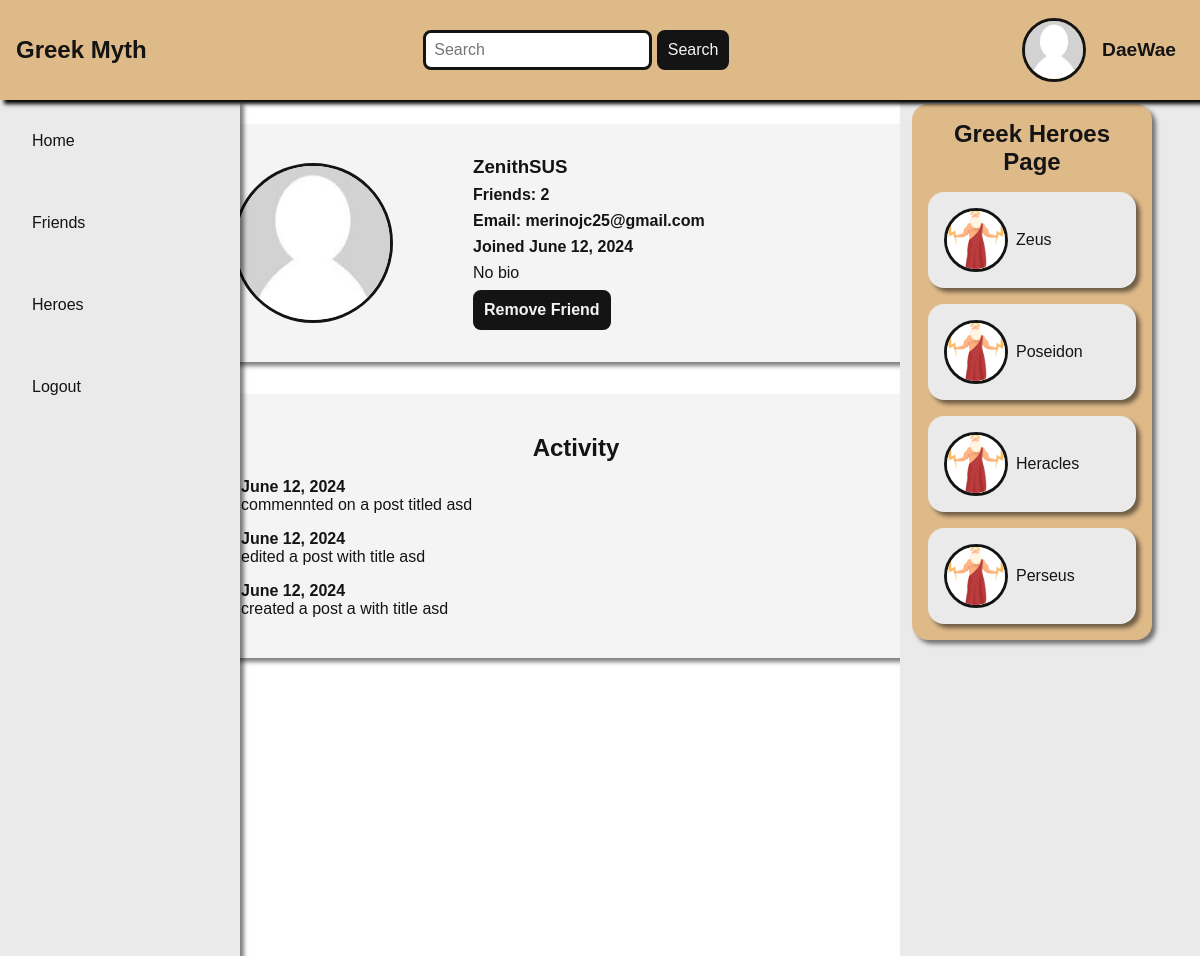
Page /user/profile.php?user_id=66690a8bafcdb (signed in) on the committed database.
### tables this page shows
CREATE TABLE `users` (
  `user_id` varchar(36) NOT NULL,
  `username` varchar(225) NOT NULL,
  `email` varchar(225) NOT NULL,
  `password` varchar(225) NOT NULL,
  `profile_pic` varchar(225) DEFAULT NULL,
  `bio` varchar(36) DEFAULT NULL,
  `token` varchar(225) NOT NULL,
  `joined_at` datetime NOT NULL DEFAULT current_timestamp()
);

CREATE TABLE `activities` (
  `activity_id` int(11) NOT NULL,
  `post_id` varchar(36) DEFAULT NULL,
  `comment_id` varchar(36) DEFAULT NULL,
  `user_id` varchar(36) NOT NULL,
  `activity` varchar(225) NOT NULL,
  `timestamp` timestamp NOT NULL DEFAULT current_timestamp()
);

### queries/friend.php (called while the page is built, shortened)
<?php
    function getTotalFriends($conn, $userId) {
        $sql = "SELECT COUNT(*) AS total FROM friends WHERE user_id = ?";
        $stmt = $conn->prepare($sql);
        $stmt->bind_param("s", $userId);
        $stmt->execute();
        $result = $stmt->get_result();
        $row = $result->fetch_assoc();
        $total = $row['total'];
        return $total;
    }
?>

### queries/activity.php (the view, shortened to what this page needs)
<?php
    function activities($conn, $userId) {
        $sql = "SELECT * FROM users JOIN activities ON users.user_id = activities.user_id
        WHERE activities.user_id = '$userId' ORDER BY timestamp DESC";
        $result = $conn->query($sql);
        echo "<div class='profile-activity'>";
        echo "<h3 class='activity-title'>Activity</h3>";
        if($result !== false && $result->num_rows > 0) {
            while($row = $result->fetch_assoc()) {
                $date = strtotime($row['timestamp']);
                $date = date('F d, Y', $date);
                $formattedDate = date('F d, Y', strtotime($date));
                echo "<div class='activity-box'>";
                echo "<h4>" . $formattedDate . "</h4>";
                echo "<p>" . $row['activity'] . "</p>";
                echo "</div>";
            }
        } else {
            echo "<p>No activity yet</p>";
        }
        echo "</div>";
    }
?>

### user/profile.php (shortened to what this page needs)
<!DOCTYPE html>
<html lang="en">
<head>
    <link rel="stylesheet" href="../global.css">
    <link rel="stylesheet" href="../styles/index.css">
    <link rel="stylesheet" href="../styles/profile.css">
</head>
<body>
    <?php
        include "../queries/profile.php";
        include "../queries/friend.php";
        include "../queries/activity.php";
        include "../db.php";
    ?>
    <nav>
        <h2> Greek Myth </h2>
            <div class="search-bar">
                 <div class="search-input">
                    <input type="text" placeholder="Search" id="searchInput" data-enter-pressed="false" class="search" oninput="searchUser()">
                    <button class="search-btn">Search</button>
                </div>
            </div>
        <div class="profile-link">
        <?php
            $userId = $_SESSION['user_id'];
            $result = $conn->query("SELECT * FROM users WHERE user_id = '$userId'");
            $row = $result->fetch_assoc();
            ?>
                <a href="profile.php?user_id=<?php echo $userId ?>">
                   <?php
                    if(isset($row['profile_pic'])) {
                       echo "<img src='../img/u/" . $row['profile_pic'] . "' alt='user' class='user'>";
                   } else {
                    echo "<img src='../img/default.jpg' alt='user' class='user'>";
                    }?>
            <?php echo $_SESSION['username']; ?></a>
        </div>
    </nav>
    <main>
        <div class="main-content">
            <div class="nav-links">
                <a href="../index.php">Home</a>
                <a href="../friends.php" class="friends">Friends
                </a>
                <a href="../heroes.php">Heroes</a>
                <a href="../actions/logout.php" onclick="return confirm('Are you sure you want to logout?')">Logout</a>
            </div>
            <div class="posts">
                <div class="profile-container">
                    <div class="profile-box">
                        <?php
                            $userId = $_GET['user_id'];
                            profile($conn, $userId);
                        ?>
                    </div>
                    <div class="profile-box">
                        <?php activities($conn, $userId); ?>
                    </div>
                </div>
            </div>
            <div class="other-content">
                <div class="others">
                    <h2>Greek Heroes Page</h2>
                        <div class="heroes">
                            <div class="hero-box">
                                <img src="../img/hero.png" alt="hero"> <p> Zeus</p>
                            </div>
                            <div class="hero-box">
                                <img src="../img/hero.png" alt="hero"> <p> Poseidon</p>
                            </div>
                            <div class="hero-box">
                                <img src="../img/hero.png" alt="hero"> <p> Heracles</p>
                            </div>
                            <div class="hero-box">
                                <img src="../img/hero.png" alt="hero"> <p> Perseus</p>
                            </div>
                        </div>
                    </div>
                </div>
            </div>
    </main>
</body>
</html>

### queries/profile.php (shortened to what this page needs)
<?php
    function profile($conn, $userId) {
        $result = $conn->query("SELECT * FROM users WHERE user_id = '$userId'")
        or die($conn->error);
            $user = $result->fetch_assoc();
            $date = strtotime($user['joined_at']);
            $date = date('F d, Y', $date);
            $formattedDate = date('F d, Y', strtotime($date));
            echo "<div class='profile'>";
            if($user['profile_pic'] == null) {
                echo "<img src='../img/default.jpg' alt='profile'>";
            } else {
                echo "<img src='../img/u/" . $user['profile_pic'] . "' alt='profile'>";
            }
            echo "</div>";
            $total_friends = getTotalFriends($conn, $userId);
            echo "<div class='profile-info'>
                    <h3>" . $user['username'] . "</h3>
                    <h4> " . "Friends: " . $total_friends ."</h4>
                    <h4>" ."Email: ". $user['email'] . "</h4>
                    <h4>" . "Joined " . $formattedDate . "</h4>";
                    if(is_null($user['bio'])) {
                        echo "<p>No bio</p>";
                    } else {
                        echo "<p>" . $user['bio'] . "</p>";
                    }
                    if($userId == $_SESSION['user_id']) {
                    echo "<div class='profile-settings'>
                        <a href='user/editProfile.php?user_id=" . $user['user_id'] . "'>Edit Profile</a>
                        <a href='user/changePassword.php?user_id=" . $user['user_id'] . "'>Change Password</a>
                    </div>";
                    } else {
                        $userId = $_SESSION['user_id'];
                        $friendId = $user['user_id'];
                        $sql = "SELECT * FROM friends JOIN users ON friends.user_id = users.user_id
                        WHERE friends.user_id = '$friendId' AND friends.friend_id = '$userId'";
                        $result = $conn->query($sql);
                        if($result !== false && $result->num_rows > 0) {
                            echo "<div class='profile-settings'>
                                    <form action='../actions/Friend_act.php?user_id=" . $friendId . "' method='POST'>
                                        <button class='removeFriend-btn' id='removeFriend-btn' name='removeFriendForm' onclick=\"return confirm('Are you sure you want to remove this friend?')\">
                                            <p class='removeFriend-text'>Remove Friend</p></button>
                                    </form>
                                </div>";
                    }
                }
        echo "</div>";
    }
?>

### global.css (style rules this page uses)
* { box-sizing: border-box; margin: 0; padding: 0; }
:root { --primary-color: #F6ECDB; --secondary-color: #DFBA89; --dark-color: #141414; --light-color: #f4f4f4; }
body { font-family: Arial, Helvetica, sans-serif; background-color: #ffffff; color: var(--dark-color); }
main { display: flex; flex-direction: column; justify-content: center; align-items: center; margin: 2rem; }

### styles/index.css (style rules this page uses)
.main-content { display: flex; flex-direction: column; justify-content: center; align-items: center; gap: 2rem; width: 100%; max-width: 900px; margin-top: 5.75rem; height: 100%; min-height: 100vh; margin-right: 3rem; }

### styles/profile.css (style rules this page uses)
.posts .profile-container { display: flex; justify-content: center; flex-direction: column; gap: 2rem; align-items: center; }

### rows in the picture
users: username "ZenithSUS", email "merinojc25@gmail.com", joined_at "June 12, 2024"
activities: timestamp "June 12, 2024", activity "commennted on a post titled asd"
activities: timestamp "June 12, 2024", activity "edited a post with title asd"
activities: timestamp "June 12, 2024", activity "created a post a with title asd"

### other values in the picture
$_SESSION['username'] "DaeWae"
$total_friends "2"
